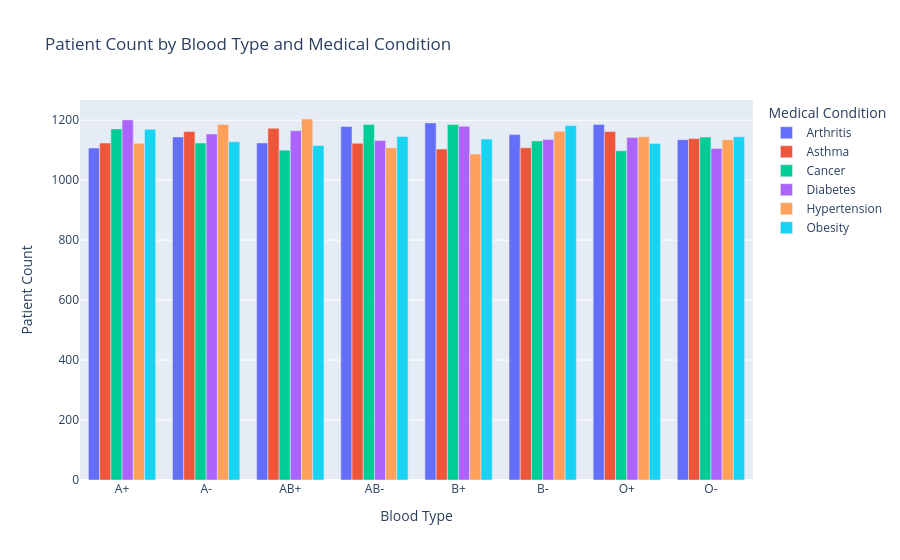

Here is the notebook cell this chart was saved with:
### Code cell
# Group by 'Blood Type' and 'Medical Condition' and calculate the count for each combination
grouped_df = data_df.groupby(['Blood Type', 'Medical Condition']).size().reset_index(name='Count')

# Plot using Plotly Express
fig = px.bar(grouped_df, x='Blood Type', y='Count', color='Medical Condition', barmode='group',
             title='Patient Count by Blood Type and Medical Condition',
             labels={'Count': 'Patient Count', 'Blood Type': 'Blood Type', 'Medical Condition': 'Medical Condition'})
fig.show()

### Figure 1 — Plotly figure (JSON) as saved in the notebook; plotly's stock layout.template omitted (floating-point values rounded to 4 significant figures)
{"data": [{"alignmentgroup": "True", "hovertemplate": "Medical Condition=Arthritis<br>Blood Type=%{x}<br>Patient Count=%{y}<extra></extra>", "legendgroup": "Arthritis", "marker": {"color": "#636efa", "pattern": {"shape": ""}}, "name": "Arthritis", "offsetgroup": "Arthritis", "orientation": "v", "showlegend": true, "textposition": "auto", "type": "bar", "x": ["A+", "A-", "AB+", "AB-", "B+", "B-", "O+", "O-"], "xaxis": "x", "y": [1107, 1144, 1124, 1179, 1191, 1152, 1186, 1135], "yaxis": "y"}, {"alignmentgroup": "True", "hovertemplate": "Medical Condition=Asthma<br>Blood Type=%{x}<br>Patient Count=%{y}<extra></extra>", "legendgroup": "Asthma", "marker": {"color": "#EF553B", "pattern": {"shape": ""}}, "name": "Asthma", "offsetgroup": "Asthma", "orientation": "v", "showlegend": true, "textposition": "auto", "type": "bar", "x": ["A+", "A-", "AB+", "AB-", "B+", "B-", "O+", "O-"], "xaxis": "x", "y": [1124, 1162, 1173, 1123, 1104, 1108, 1162, 1139], "yaxis": "y"}, {"alignmentgroup": "True", "hovertemplate": "Medical Condition=Cancer<br>Blood Type=%{x}<br>Patient Count=%{y}<extra></extra>", "legendgroup": "Cancer", "marker": {"color": "#00cc96", "pattern": {"shape": ""}}, "name": "Cancer", "offsetgroup": "Cancer", "orientation": "v", "showlegend": true, "textposition": "auto", "type": "bar", "x": ["A+", "A-", "AB+", "AB-", "B+", "B-", "O+", "O-"], "xaxis": "x", "y": [1171, 1124, 1100, 1186, 1186, 1131, 1098, 1144], "yaxis": "y"}, {"alignmentgroup": "True", "hovertemplate": "Medical Condition=Diabetes<br>Blood Type=%{x}<br>Patient Count=%{y}<extra></extra>", "legendgroup": "Diabetes", "marker": {"color": "#ab63fa", "pattern": {"shape": ""}}, "name": "Diabetes", "offsetgroup": "Diabetes", "orientation": "v", "showlegend": true, "textposition": "auto", "type": "bar", "x": ["A+", "A-", "AB+", "AB-", "B+", "B-", "O+", "O-"], "xaxis": "x", "y": [1201, 1154, 1165, 1132, 1180, 1136, 1142, 1106], "yaxis": "y"}, {"alignmentgroup": "True", "hovertemplate": "Medical Condition=Hypertension<br>Blood Type=%{x}<br>Patient Count=%{y}<extra></extra>", "legendgroup": "Hypertension", "marker": {"color": "#FFA15A", "pattern": {"shape": ""}}, "name": "Hypertension", "offsetgroup": "Hypertension", "orientation": "v", "showlegend": true, "textposition": "auto", "type": "bar", "x": ["A+", "A-", "AB+", "AB-", "B+", "B-", "O+", "O-"], "xaxis": "x", "y": [1123, 1186, 1204, 1108, 1087, 1163, 1145, 1135], "yaxis": "y"}, {"alignmentgroup": "True", "hovertemplate": "Medical Condition=Obesity<br>Blood Type=%{x}<br>Patient Count=%{y}<extra></extra>", "legendgroup": "Obesity", "marker": {"color": "#19d3f3", "pattern": {"shape": ""}}, "name": "Obesity", "offsetgroup": "Obesity", "orientation": "v", "showlegend": true, "textposition": "auto", "type": "bar", "x": ["A+", "A-", "AB+", "AB-", "B+", "B-", "O+", "O-"], "xaxis": "x", "y": [1170, 1128, 1116, 1146, 1137, 1182, 1122, 1145], "yaxis": "y"}], "layout": {"barmode": "group", "legend": {"title": {"text": "Medical Condition"}, "tracegroupgap": 0}, "title": {"text": "Patient Count by Blood Type and Medical Condition"}, "xaxis": {"anchor": "y", "domain": [0, 1], "title": {"text": "Blood Type"}}, "yaxis": {"anchor": "x", "domain": [0, 1], "title": {"text": "Patient Count"}}}}
